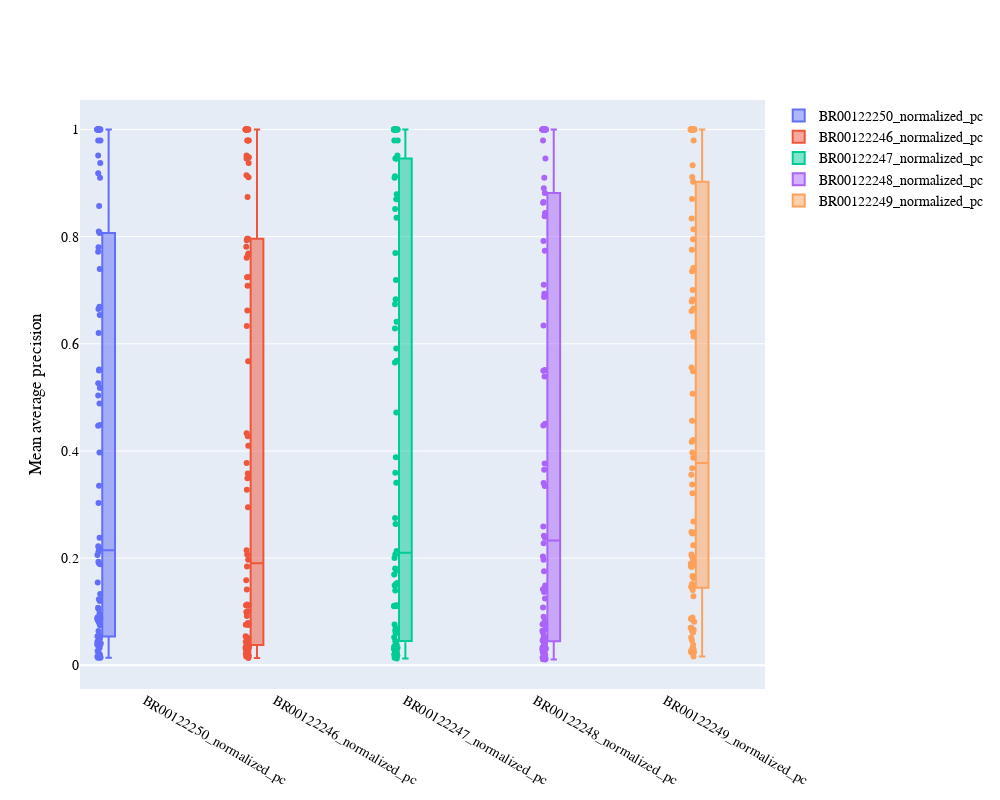

This figure's notebook cell:
### Code cell
combined_box_plot_trmts = go.Figure()

for i in subset_df_trmts.keys():
    combined_box_plot_trmts.add_trace(go.Box(y=subset_df_trmts[i].iloc[:,1], name = i, boxpoints ='all'))

combined_box_plot_trmts.update_layout(height=800,width=1000, font_family='Arial', font=dict(size=14, color='Black'), boxmode='group',yaxis_title = 'Mean average precision')
